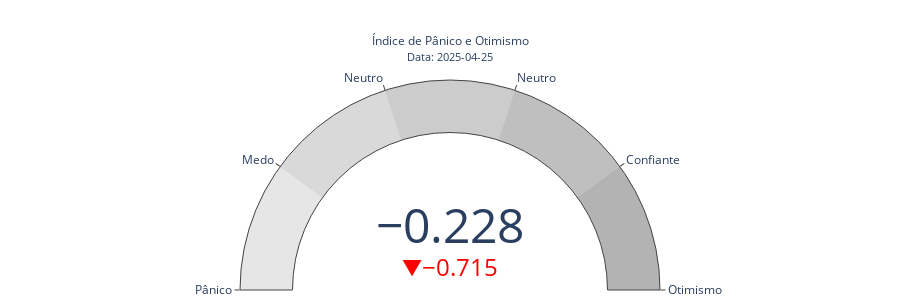

Notebook cell for this chart:
### Code cell
# 5. Gauge
indice_atual = scaled_df_volume['Indice_Sentimento'].iloc[-1]
indice_ontem = scaled_df_volume['Indice_Sentimento'].iloc[-2]
variacao = indice_atual - indice_ontem
data_ult = df_resultado.index[-1].strftime('%Y-%m-%d')

fig = go.Figure(go.Indicator(
    mode="gauge+number+delta",
    value=indice_atual,
    delta={'reference': indice_ontem, 'increasing': {'color': "green"}, 'decreasing': {'color': "red"}},
    number={'font': {'size': 48}},
    gauge={
        'axis': {'range': [0, 1], 'tickvals': [0, 0.2, 0.4, 0.6, 0.8, 1], 
                 'ticktext': ['Pânico', 'Medo', 'Neutro', 'Neutro', 'Confiante', 'Otimismo']},
        'bar': {'color': 'brown', 'thickness': 0.3},
        'bgcolor': "lightgray",
        'steps': [
            {'range': [0, 0.2], 'color': '#e6e6e6'},
            {'range': [0.2, 0.4], 'color': '#d9d9d9'},
            {'range': [0.4, 0.6], 'color': '#cccccc'},
            {'range': [0.6, 0.8], 'color': '#bfbfbf'},
            {'range': [0.8, 1.0], 'color': '#b3b3b3'}
        ],
    },
    title={'text': f"Índice de Pânico e Otimismo<br><span style='font-size:0.9em'>Data: {data_ult}</span>"}
))

fig.update_layout(height=300, margin={'t': 80, 'b': 10})
fig.show()

### Figure 1 — Plotly figure (JSON) as saved in the notebook; plotly's stock layout.template omitted (floating-point values rounded to 4 significant figures)
{"data": [{"delta": {"decreasing": {"color": "red"}, "increasing": {"color": "green"}, "reference": 0.4874}, "gauge": {"axis": {"range": [0, 1], "ticktext": ["Pânico", "Medo", "Neutro", "Neutro", "Confiante", "Otimismo"], "tickvals": [0, 0.2, 0.4, 0.6, 0.8, 1]}, "bar": {"color": "brown", "thickness": 0.3}, "bgcolor": "lightgray", "steps": [{"color": "#e6e6e6", "range": [0, 0.2]}, {"color": "#d9d9d9", "range": [0.2, 0.4]}, {"color": "#cccccc", "range": [0.4, 0.6]}, {"color": "#bfbfbf", "range": [0.6, 0.8]}, {"color": "#b3b3b3", "range": [0.8, 1]}]}, "mode": "gauge+number+delta", "number": {"font": {"size": 48}}, "title": {"text": "Índice de Pânico e Otimismo<br><span style='font-size:0.9em'>Data: 2025-04-25</span>"}, "type": "indicator", "value": -0.2277}], "layout": {"height": 300, "margin": {"b": 10, "t": 80}}}
